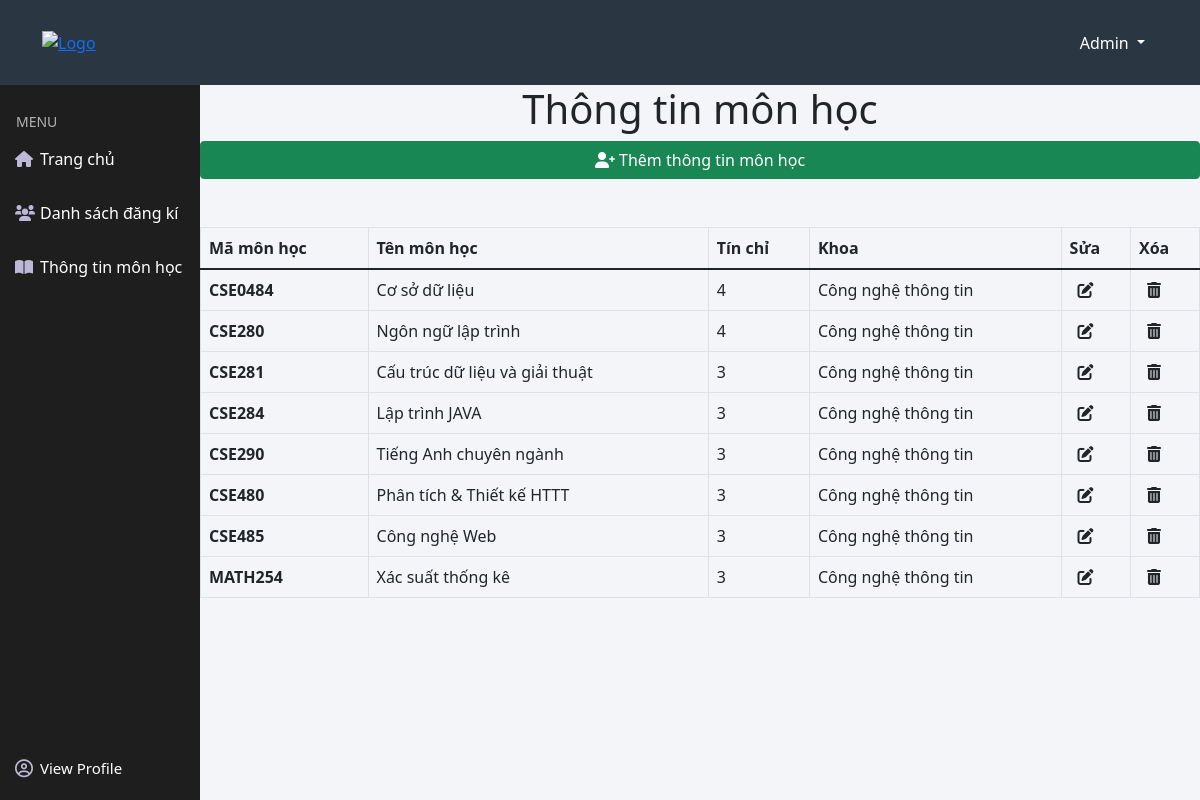
Screenshot of /view/teacher/teacher_subject_information.php (signed in) with the database file from the repository.
### tables this page shows
CREATE TABLE `subject` (
  `subject_id` varchar(50) NOT NULL,
  `subject_name` varchar(100) NOT NULL,
  `credits` int(10) UNSIGNED NOT NULL,
  `office_id` int(10) UNSIGNED NOT NULL
);

CREATE TABLE `office` (
  `office_id` int(10) UNSIGNED NOT NULL,
  `office_name` varchar(200) NOT NULL
);

### process/teacher/teacher_subject_information_model.php (the view)
<?php
    include '../../config/config.php';
     $sql = "SELECT su.subject_id,su.subject_name,su.credits,o.office_name FROM subject su,office o where o.office_id=su.office_id";
     $result = mysqli_query($con,$sql);
     if(mysqli_num_rows($result)>0){
         while($row=mysqli_fetch_assoc($result)){
             echo '<tr>';
             echo '<th scope="row">'.$row['subject_id'].'</th>';
             echo '<td>'.$row['subject_name'].'</td>';
             echo '<td>'.$row['credits'].'</td>';
             echo '<td>'.$row['office_name'].'</td>';
             echo '<td><a href="./teacher_edit_subject.php?id='.$row['subject_id'].'"><i class="text-dark ms-2 fas fa-edit"></i></a></td>';
             echo '<td><a href="../../process/teacher/teacher_delete_subject.php?id='.$row['subject_id'].'"><i class="text-dark ms-2 fas fa-trash-alt"></i></a></td>';
             echo '</tr>';
         }
     }
?>

### asset/css/style.css (style rules this page uses)
* { margin: 0; padding: 0; box-sizing: border-box; list-style: none; text-decoration: none; }
body { background: #f3f5f9; }

### rows the page displays
subject: subject_id "CSE0484", subject_name "Cơ sở dữ liệu", credits "4", office.office_name "Công nghệ thông tin"
subject: subject_id "CSE280", subject_name "Ngôn ngữ lập trình", credits "4", office.office_name "Công nghệ thông tin"
subject: subject_id "CSE281", subject_name "Cấu trúc dữ liệu và giải thuật", credits "3", office.office_name "Công nghệ thông tin"
subject: subject_id "CSE284", subject_name "Lập trình JAVA", credits "3", office.office_name "Công nghệ thông tin"
subject: subject_id "CSE290", subject_name "Tiếng Anh chuyên ngành", credits "3", office.office_name "Công nghệ thông tin"
subject: subject_id "CSE480", subject_name "Phân tích & Thiết kế HTTT", credits "3", office.office_name "Công nghệ thông tin"
subject: subject_id "CSE485", subject_name "Công nghệ Web", credits "3", office.office_name "Công nghệ thông tin"
subject: subject_id "MATH254", subject_name "Xác suất thống kê", credits "3", office.office_name "Công nghệ thông tin"
